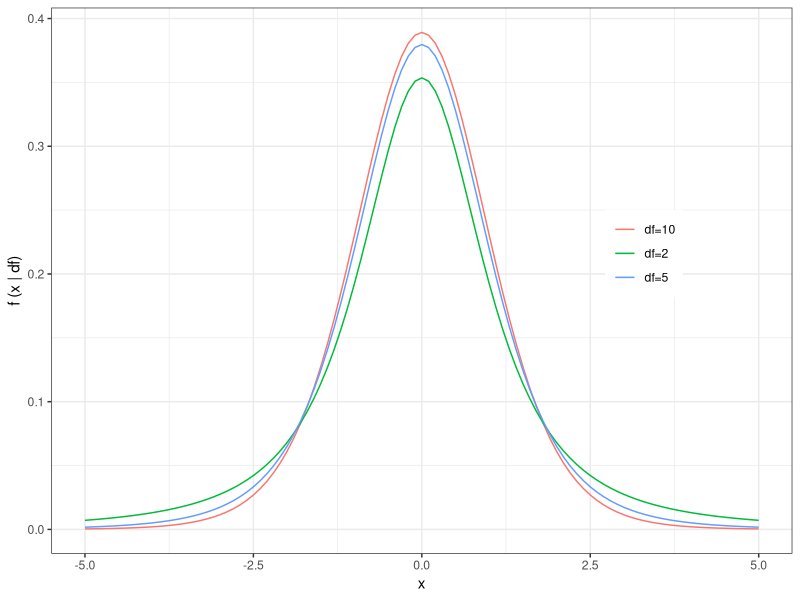
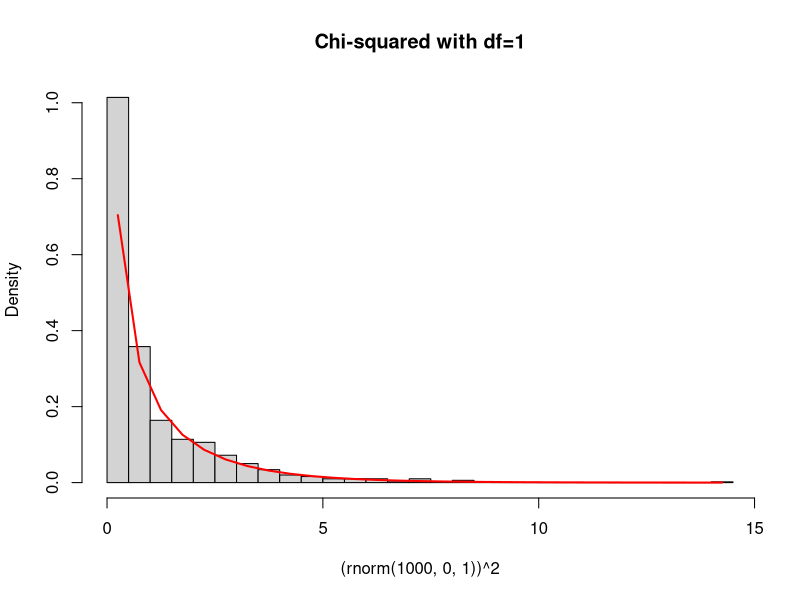
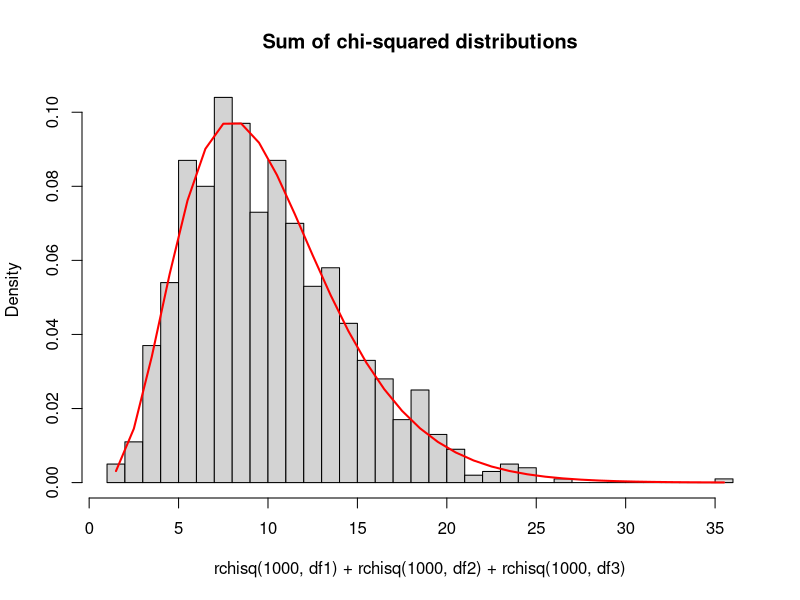
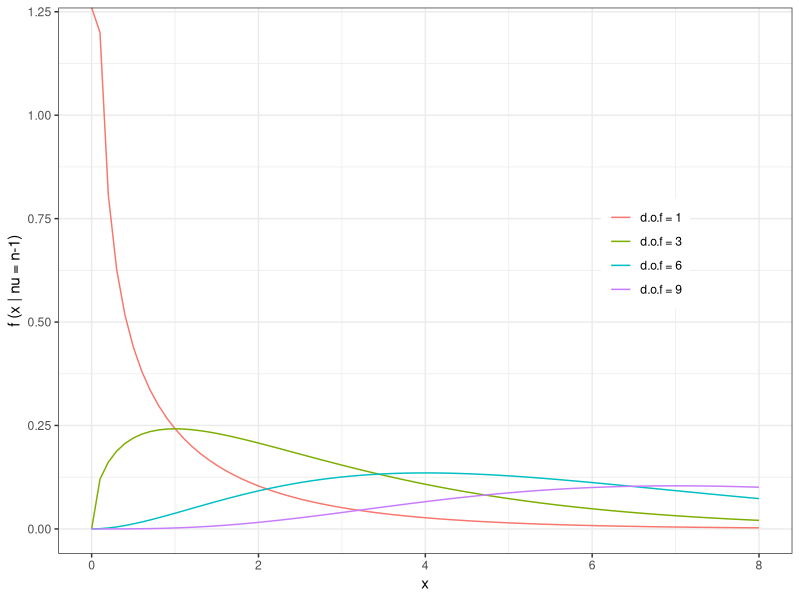
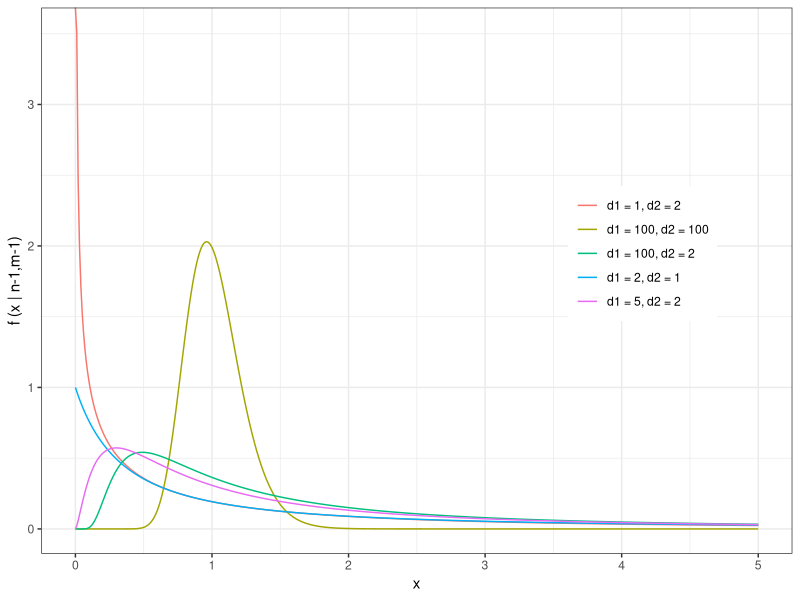

These figures' R source, in order: (Note: this script raises an error after producing the figures.)
## ---- chunk 1
library(ggplot2)

y1 <- dt(seq(-5,5,0.1), 2)
y2 <- dt(seq(-5,5,0.1), 5)
y3 <- dt(seq(-5,5,0.1), 10)

n.data <- data.frame(y = c(y1,y2,y3),
                     x = rep(seq(-5,5,0.1), times = 3),
                     type = rep(c("df=2",
                                  "df=5",
                                  "df=10"), each = length(y1)))

theme_set(theme_bw())
ggplot(n.data, aes(x=x, y=y)) + 
  geom_line(aes(color = type)) +
  labs(y = "f (x | df)", x = "x") +
  theme(legend.title = element_blank(),
        legend.position = c(0.8, 0.55))
## ---- chunk 2
chisqhist<-hist((rnorm(1000,0,1))^2,freq=F,breaks=30,main="Chi-squared with df=1")
lines(chisqhist$mids,dchisq(chisqhist$mids,1),col="red",lwd=2)
## ---- chunk 3
df1<-5 
df2<-2
df3<-3
chisqhist2<-hist(rchisq(1000,df1)+rchisq(1000,df2)+rchisq(1000,df3),freq=F,breaks=30,main="Sum of chi-squared distributions")
lines(chisqhist2$mids,dchisq(chisqhist2$mids,df1+df2+df3),col="red",lwd=2)
## ---- chunk 4
chi1 <- dchisq(seq(0,8,0.1), 1)
chi2 <- dchisq(seq(0,8,0.1), 3)
chi3 <- dchisq(seq(0,8,0.1), 6)
chi4 <- dchisq(seq(0,8,0.1), 9)

n_data <- data.frame(y = c(chi1, chi2, chi3, chi4),
                     x = rep(seq(0,8,0.1), times = 4),
                     type = rep(c("d.o.f = 1", "d.o.f = 3","d.o.f = 6","d.o.f = 9"), 
                                each = length(chi1)))

theme_set(theme_bw())
ggplot(n_data, aes(x=x, y=y)) + 
  geom_line(aes(color = type)) +
  labs(y = "f (x | nu = n-1)", x = "x") +
  theme(legend.title = element_blank(),
        legend.position = c(0.8, 0.55))
## ---- chunk 5
F1 <- df(seq(0,5,0.01), 1, 2)
F2 <- df(seq(0,5,0.01), 2, 1)
F3 <- df(seq(0,5,0.01), 5, 2)
F4 <- df(seq(0,5,0.01), 100, 2)
F5 <- df(seq(0,5,0.01), 100, 100)

n_data <- data.frame(y = c(F1, F2, F3, F4, F5),
                     x = rep(seq(0,5,0.01), times = 5),
                     type = rep(c("d1 = 1, d2 = 2", "d1 = 2, d2 = 1",
                                  "d1 = 5, d2 = 2", "d1 = 100, d2 = 2",
                                  "d1 = 100, d2 = 100"), 
                                each = length(F1)))

theme_set(theme_bw())
ggplot(n_data, aes(x=x, y=y)) + 
  geom_line(aes(color = type)) +
  labs(y = "f (x | n-1,m-1)", x = "x") +
  theme(legend.title = element_blank(),
        legend.position = c(0.8, 0.55))
## ---- chunk 6
knitr::include_graphics('StandardNormalTails.png')
